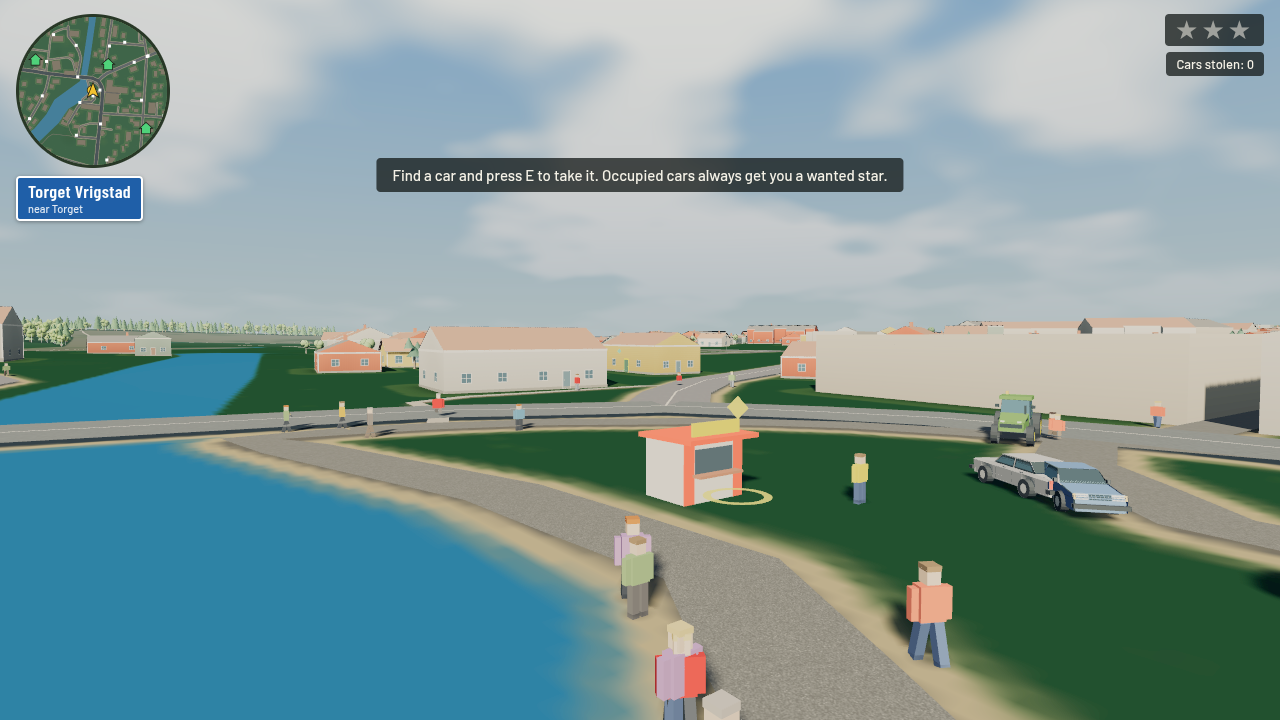
#> input picture docs/film-study/torget-negative.png, 1280 x 720 px, found by its file name; its folder holds 3 pictures in this run
$ python analyze-film-study.py
#> lines starting #> are read from the running program, lines starting #| are printed output that depends on the picture
"""Descriptive screenshot measurements, not a renderer pixel-regression test.

Requires Pillow for development only. Regions intentionally exclude DOM overlays.
"""
from pathlib import Path
from PIL import Image, ImageChops, ImageStat
import json
out=Path('docs/film-study')
results={}
for site in ['torget','residential','rural','industrial']:
    base=Image.open(out/f'{site}-negative.png').convert('RGB').crop((0,230,1280,720))
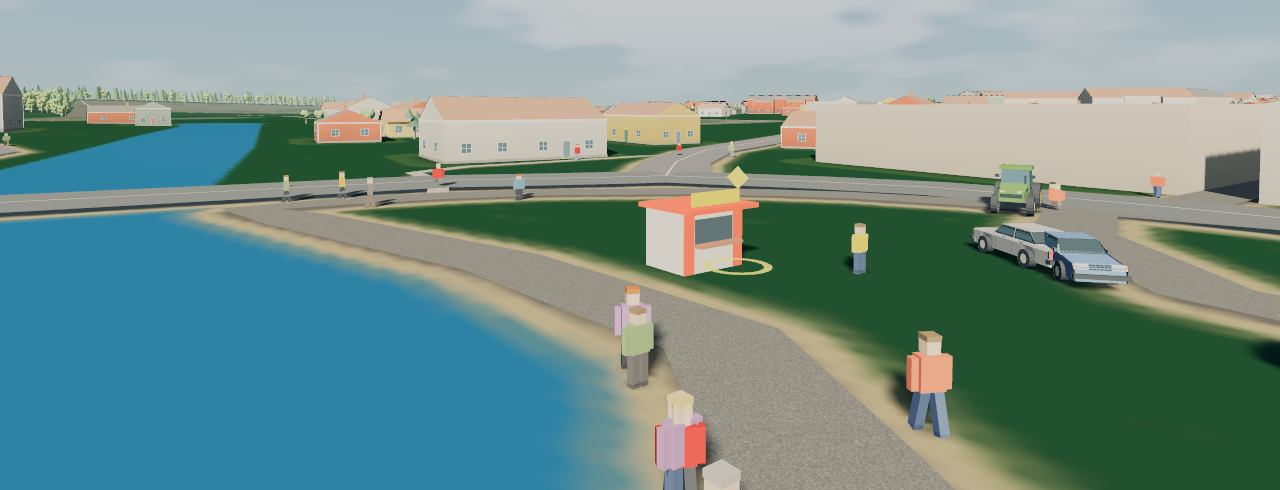
#> base: PIL image 1280x490 RGB; mean R, G, B 115.2, 143.6, 138.9
    rows={}
    for preset in ['off','chrome','negative','gold','portra']:
#> (the run stopped early here; a loop or call above may not have finished)
